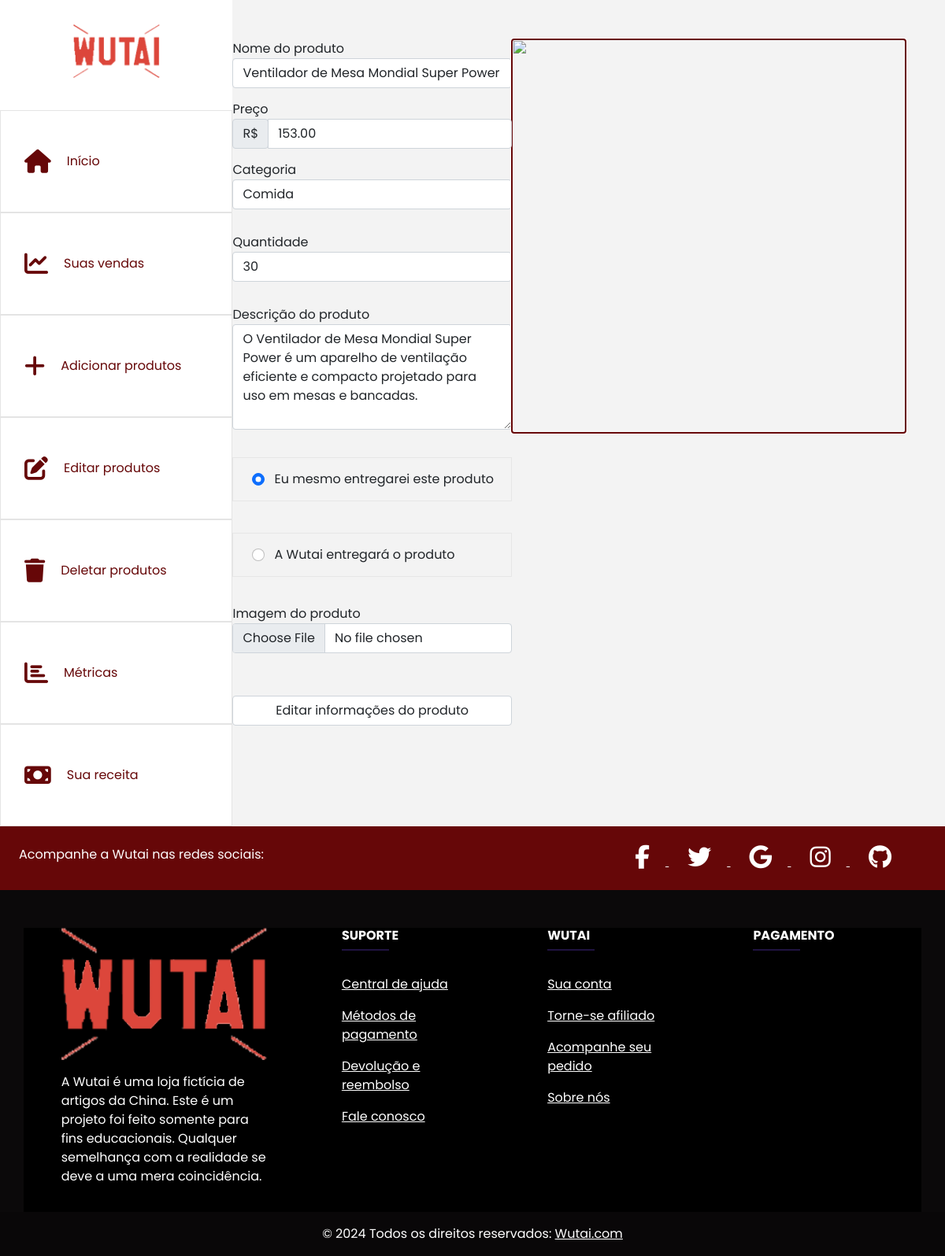
The app's page /Wutai/website/seller/productCRUD/editProduct.php?productId=21 with its own data.
### tables this page shows
CREATE TABLE `product` (
  `idProduct` bigint(20) NOT NULL,
  `productName` varchar(100) NOT NULL,
  `category` varchar(60) NOT NULL,
  `quantity` int(11) NOT NULL,
  `productDescription` varchar(1000) NOT NULL,
  `productImage` varchar(255) NOT NULL,
  `price` decimal(10,2) NOT NULL,
  `deliver` varchar(60) NOT NULL,
  `idSeller` bigint(20) DEFAULT NULL
);

### Wutai/website/seller/productCRUD/editProduct.php (the view, shortened to what this page needs)
<?php
require_once(BASE_PATH . DIRECTORY_SEPARATOR . 'connect.php');
$sellerNameResult = mysqli_query($conn, "SELECT * FROM `seller` WHERE `idSeller` = '$_SESSION[idSeller]'");
$seller = mysqli_fetch_array($sellerNameResult);
@$idProduct = $_GET['productId'];
$product = mysqli_query($conn, "SELECT * FROM `product` WHERE `idProduct` = '$idProduct'");
$product = mysqli_fetch_array($product);
?>
<!DOCTYPE html>
<html lang="pt-BR">
<head>
    <link rel="stylesheet" href="/php_programs/Wutai/Wutai/styles/header.css">
    <link rel="stylesheet" href="/php_programs/Wutai/Wutai/styles/seller/aside/aside.css">
    <link rel="stylesheet" href="/php_programs/Wutai/Wutai/styles/seller/panel/addProduct.css">
    <link rel="stylesheet" href="/php_programs/Wutai/Wutai/styles/seller/panel/editProduct.css">
    <link rel="stylesheet" href="/php_programs/Wutai/Wutai/styles/footer.css">
    <link href="https://cdn.jsdelivr.net/npm/bootstrap@5.0.2/dist/css/bootstrap.min.css" rel="stylesheet">
</head>
<body>
    <div class="affiliate__wrapper">
        <?php include('../productCRUD/aside/aside.php'); ?>
                <?php
                if (!isset($_GET['productId'])) {
                    echo "<div class='products'>
                    <h1>Seus produtos</h1>
                    <div class='container'>";
                    echo "<div class='wrapper__products'>";
                    $sqlProducts = "SELECT * FROM `product` WHERE `idSeller` = '$_SESSION[idSeller]'";
                    $products = mysqli_query($conn, $sqlProducts);
                    while ($product = mysqli_fetch_assoc($products)) {
                        $idProduct = $product['idProduct'];
                        $productName = $product['productName'];
                        $productImage = $product['productImage'];
                        $productPrice = $product['price'];
                ?>
                        <div class="container__products">
                            <a href="/php_programs/Wutai/Wutai/website/products/products_page.php?productId=<?php echo $idProduct; ?>">
                                <img src="<?php echo $productImage; ?>" alt="">
                                <div class="container__products__details">
                                    <span><?php echo $productName ?></span>
                                    <span>R$ <?php echo $productPrice ?></span>
                            </a>
                            <div class="container__products__alter">
                                <a href="/php_programs/Wutai/Wutai/website/seller/productCRUD/editProduct.php?productId=<?php echo $idProduct; ?>">Editar produto</a>
                            </div>
                        </div>
            </div>
        <?php
                    }
                    echo "</div>
                    </div>
                    </div>
                    ";
                } else {
        ?>
        <section id="addProduct">
            <form action="/php_programs/Wutai/Wutai/website/seller/productCRUD/editProduct.act.php" method="POST" enctype="multipart/form-data">
                <div class="form-group" id="productName">
                    <label for="productName">Nome do produto</label>
                    <input type="text" class="form-control" id="productName" name="productName" placeholder="Nome do produto" value="<?php echo $product['productName'] ?>">
                </div>
                <label for="price">Preço</label>
                <div class="input-group">
                    <div class="input-group-prepend">
                        <span class="input-group-text" id="money">R$</span>
                    </div>
                    <input type="text" class="form-control" id="price" name="price" placeholder="Preço" aria-describedby="money" value="<?php echo $product['price'] ?>" required>
                </div>
                <div class="form-group">
                    <label for="category">Categoria</label>
                    <select class="form-control" name="category" id="category">
                        <option value="food">Comida</option>
                    </select>
                </div>
                <div class="form-group" id="quantity">
                    <label for="quantity">Quantidade</label>
                    <input type="text" class="form-control" id="quantity" name="quantity" placeholder="Quantidade" value="<?php echo $product['quantity'] ?>">
                </div>
                <div class="form-group">
                    <label for="productDescription">Descrição do produto</label>
                    <textarea class="form-control" id="productDescription" name="productDescription" rows="5" placeholder="Descrição do produto"><?php echo $product['productDescription'] ?></textarea>
                </div>
                <div class="form-check">
                    <input class="form-check-input" type="radio" name="deliver" id="deliverSeller" value="<?php echo $seller['enterpriseName'] ?>" checked>
                    <label class="form-check-label" for="deliverSeller">
                        Eu mesmo entregarei este produto
                    </label>
                </div>
                <div class="form-check">
                    <input class="form-check-input" type="radio" name="deliver" id="deliverWutai" value="Wutai">
                    <label class="form-check-label" for="deliverWutai">
                        A Wutai entregará o produto
                    </label>
                </div>
                <div class="form-group">
                    <label for="productImage">Imagem do produto</label>
                    <input type="file" class="form-control" id="productImageInput" name="productImage" required">
                </div>
                <div class="form-group">
                    <input type="submit" class="form-control" id="submit" name="submit" value="Editar informações do produto">
                </div>
            </form>
        </section>
        <section id="productImage">
            <img src='https://img.freepik.com/free-vector/think-outside-box-concept-illustration_114360-15734.jpg' alt='' id="previewImg">
        </section>
        <?php
            }
        ?>
    </div>
        <?php include('../../footer/footer.php'); ?>

### Wutai/styles/header.css (style rules this page uses)
* { margin: 0; padding: 0; box-sizing: border-box; font-family: "Poppins", sans-serif; }

### Wutai/styles/seller/aside/aside.css (style rules this page uses)
* { margin: 0; padding: 0; box-sizing: border-box; font-family: "Poppins", sans-serif; }

### Wutai/styles/seller/panel/addProduct.css (style rules this page uses)
* { margin: 0; padding: 0; box-sizing: border-box; font-family: "Poppins", sans-serif; }
body { background-color: #f3f3f3 !important; }
.affiliate__wrapper { display: flex; align-items: stretch; width: 100%; justify-content: space-between; }
#addProduct { display: flex; padding: 50px 0; width: 33%; height: 100%; }
#addProduct form { display: flex; flex-direction: column; justify-content: center; width: 100%; }
#addProduct form .form-group { margin: 15px 0; }
#addProduct form .form-group input { width: 100%; }
#addProduct form .form-check { padding-top: 15px; padding-bottom: 15px; margin: 20px 0; border: solid 1px rgba(226, 226, 226, 0.7647058824); }
#addProduct form .form-check input { margin-left: 0; margin-right: 12px; }
#addProduct form #productName { margin-top: 0; }
#productImage { height: inherit; padding: 50px; padding-left: 0; }
#productImage img { width: 500px; height: 500px; outline: auto #660708; }

### Wutai/styles/seller/panel/editProduct.css (style rules this page uses)
* { margin: 0; padding: 0; box-sizing: border-box; font-family: "Poppins", sans-serif; }
body { background-color: #f3f3f3 !important; }
.affiliate__wrapper { display: flex; flex-direction: row; align-items: stretch; width: 100%; justify-content: space-between; }

### Wutai/styles/footer.css (style rules this page uses)
* { margin: 0; padding: 0; box-sizing: border-box; font-family: "Poppins", sans-serif; }

### records on screen
product: productName "Ventilador de Mesa Mondial Super Power", price "153.00", quantity "30", productDescription "O Ventilador de Mesa Mondial Super Power é um aparelho de ventilação eficiente e compacto projetado para uso em mesas e bancadas."
